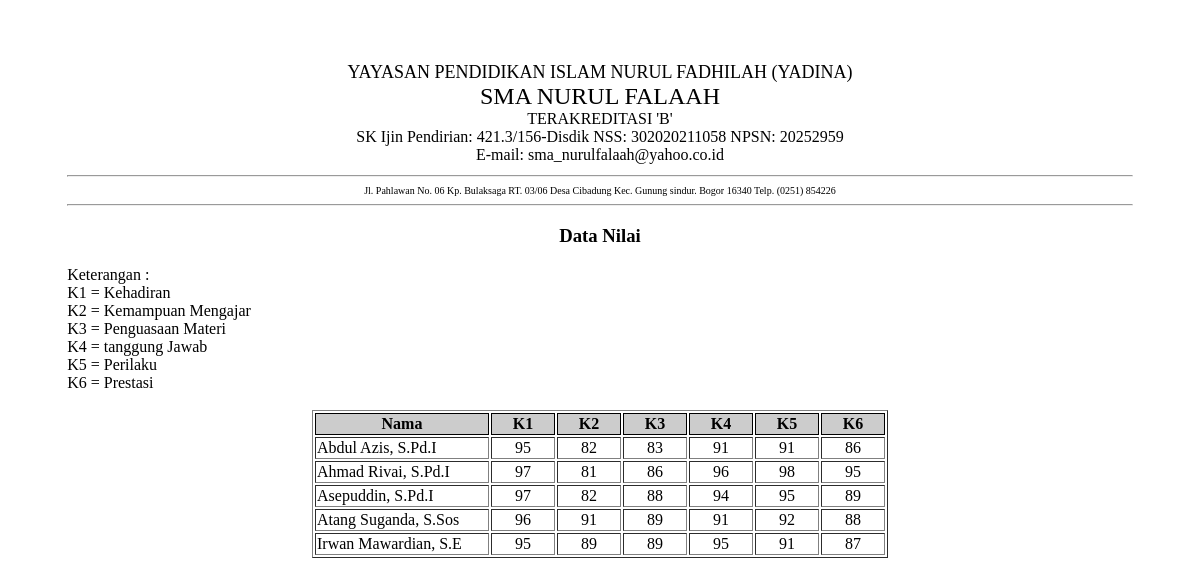
/guru/nilai.php, run on the app's committed database.
### tables this page shows
CREATE TABLE IF NOT EXISTS `kriteria` (
`id_kriteria` int(2) NOT NULL,
  `c1` varchar(30) NOT NULL,
  `c2` varchar(30) NOT NULL,
  `c3` varchar(30) NOT NULL,
  `c4` varchar(30) NOT NULL,
  `c5` varchar(30) NOT NULL,
  `c6` varchar(30) NOT NULL
);

CREATE TABLE IF NOT EXISTS `penilaian` (
`id_nilai` int(2) NOT NULL,
  `id_guru` int(5) DEFAULT NULL,
  `nama` varchar(55) NOT NULL,
  `c1` int(4) NOT NULL,
  `c2` int(4) NOT NULL,
  `c3` int(4) NOT NULL,
  `c4` int(4) NOT NULL,
  `c5` int(4) NOT NULL,
  `c6` int(4) NOT NULL,
  `jumlah` double DEFAULT NULL
);

### guru/nilai.php (the view, shortened to what this page needs)
<html>
<head>
<link href="lap.css" type="text/css" rel="stylesheet" />
</head>
<body onLoad="window.print()">
<div class="lap">
	<table align='center'>
	<tr>
	<td align='center'><font size='4'>YAYASAN PENDIDIKAN ISLAM NURUL FADHILAH (YADINA)</font><br>
	<font size='5'>SMA NURUL FALAAH</font><br>
	TERAKREDITASI 'B'<br>
	SK Ijin Pendirian: 421.3/156-Disdik     NSS: 302020211058     NPSN: 20252959<br>
	E-mail: sma_nurulfalaah@yahoo.co.id<br>
	</td>
	</tr>
	</table>
	<center>
	<hr>
	<font size='1,5'>Jl. Pahlawan No. 06 Kp. Bulaksaga RT. 03/06 Desa Cibadung Kec. Gunung sindur. Bogor 16340 Telp. (0251) 854226</font>
	<hr>
	</center>
<?php
echo"<center><h3>Data Nilai</h3></center>
";
$sql2 = mysqli_query($GLOBALS["___mysqli_ston"], "SELECT * FROM kriteria");
	while ($dt2 = mysqli_fetch_array($sql2)) {
	echo"
	Keterangan :<br>
	K1 = Kehadiran<br>
	K2 = Kemampuan Mengajar<br>
	K3 = Penguasaan Materi<br>
	K4 = tanggung Jawab<br>
	K5 = Perilaku<br>
	K6 = Prestasi
	";
	?>
	<br>
	<br>
	<table border='1' align='center'>
		<tr>
		<th width="170">Nama</th>
		<th align='center' width="60">K1</th>
		<th align='center' width="60">K2</th>
		<th align='center' width="60">K3</th>
		<th align='center' width="60">K4</th>
		<th align='center' width="60">K5</th>
		<th align='center' width="60">K6</th>
		</tr>
<?php } ?>
<?php
$sql = mysqli_query($GLOBALS["___mysqli_ston"], "SELECT * FROM penilaian");
	while ($dt = mysqli_fetch_array($sql)) {
	?>
		<tr>
			<td ><?php echo $dt['nama'];?></td>
			<td align='center'><?php echo $dt['c1'];?></td>
			<td align='center'><?php echo $dt['c2'];?></td>
			<td align='center'><?php echo $dt['c3'];?></td>
			<td align='center'><?php echo $dt['c4'];?></td>
			<td align='center'><?php echo $dt['c5'];?></td>
			<td align='center'><?php echo $dt['c6'];?></td>
		</tr>
	<?php
	}
	echo "</table>";
	?>
</div>
</body>
</html>

### guru/lap.css (style rules this page uses)
.lap { margin-top:5%; margin-left:5%; margin-right:5%; margin-bottom:5%; }
TH { color:#000000; background-color:#CCCCCC; border-width: 1px ; border-style:solid; border-color :black; }

### data on the page
penilaian: nama "Abdul Azis, S.Pd.I", c1 "95", c2 "82", c3 "83", c4 "91", c5 "91", c6 "86"
penilaian: nama "Ahmad Rivai, S.Pd.I", c1 "97", c2 "81", c3 "86", c4 "96", c5 "98", c6 "95"
penilaian: nama "Asepuddin, S.Pd.I", c1 "97", c2 "82", c3 "88", c4 "94", c5 "95", c6 "89"
penilaian: nama "Atang Suganda, S.Sos", c1 "96", c2 "91", c3 "89", c4 "91", c5 "92", c6 "88"
penilaian: nama "Irwan Mawardian, S.E", c1 "95", c2 "89", c3 "89", c4 "95", c5 "91", c6 "87"
